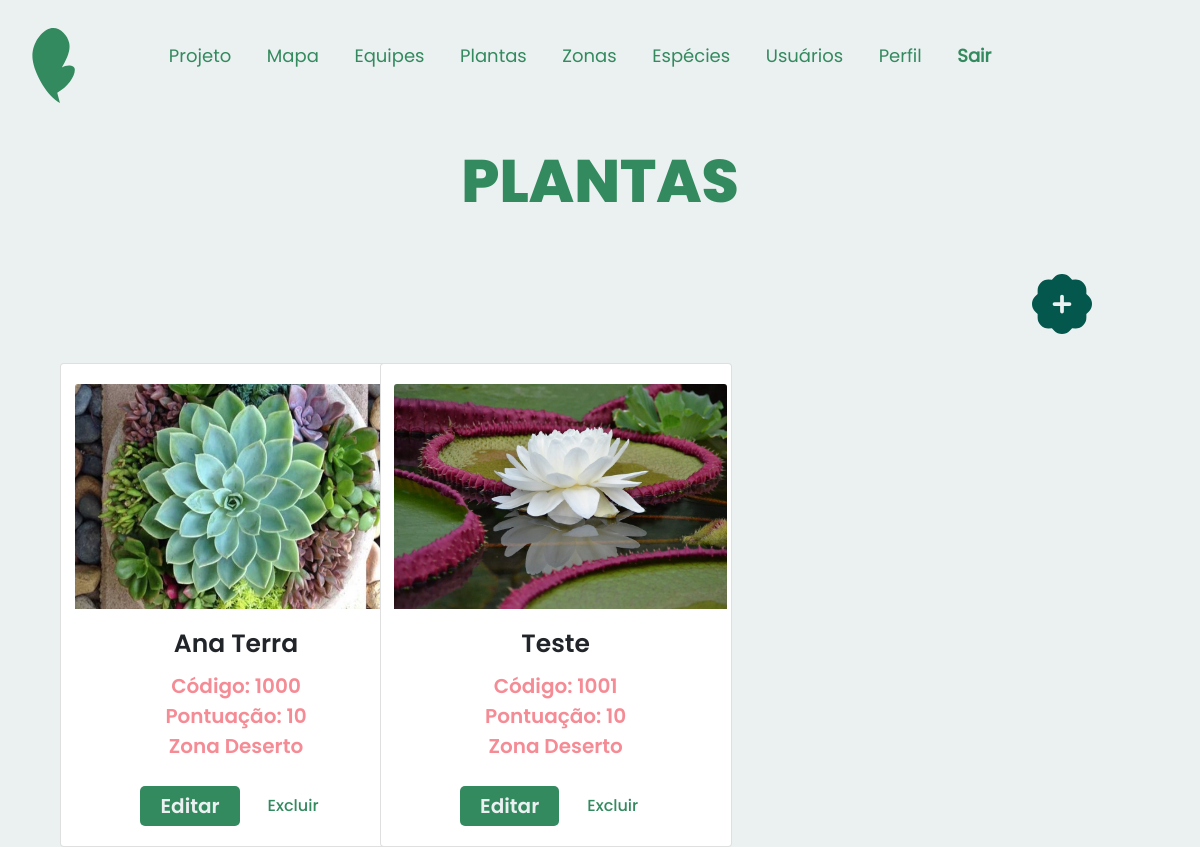
The page /app/views/plantas/listPlantas.php on the database as committed earlier.
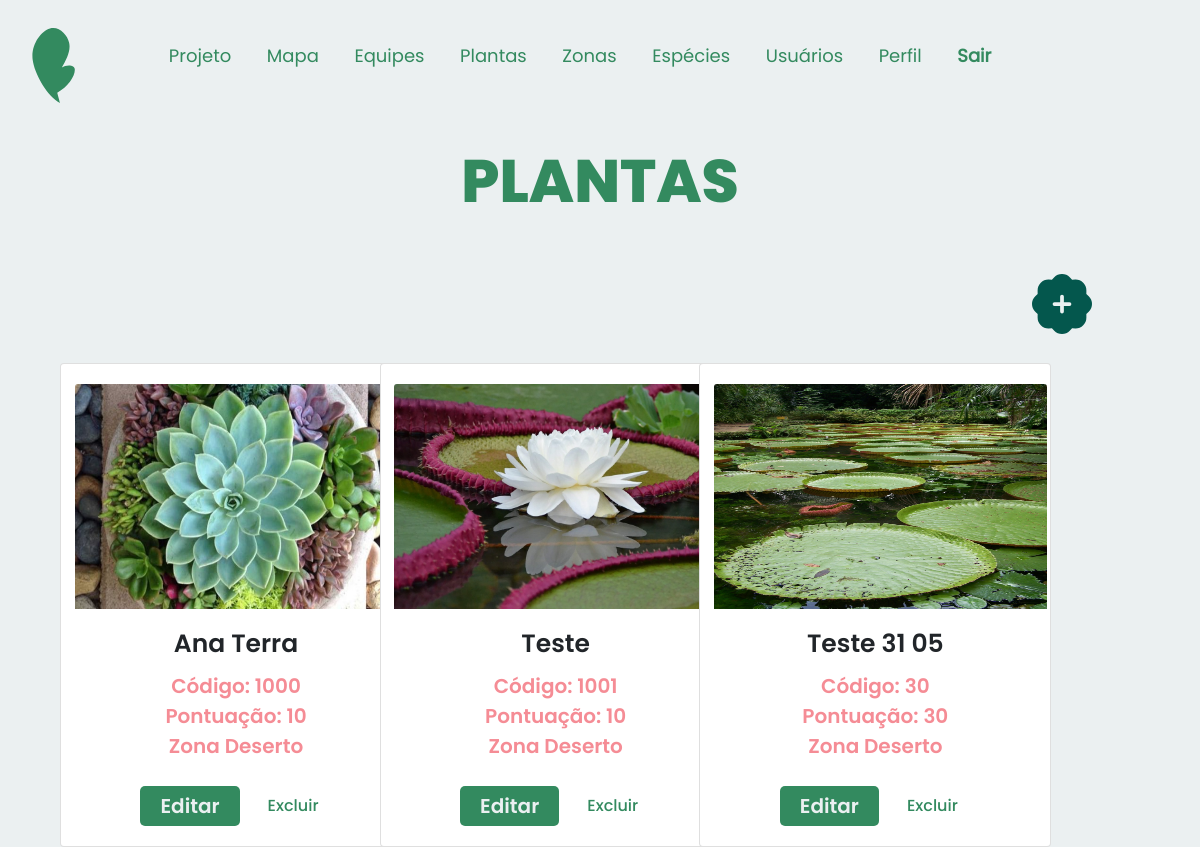
The same page on the database as committed later.
### tables this page shows
CREATE TABLE `planta` (
  `idPlanta` int(11) NOT NULL,
  `idZona` int(11) NOT NULL,
  `idEspecie` int(11) NOT NULL,
  `codNumerico` int(11) NOT NULL,
  `imagemPlanta` varchar(200) NOT NULL,
  `pontuacaoPlanta` int(4) NOT NULL,
  `codQR` varchar(5000) NOT NULL,
  `nomeSocial` varchar(60) NOT NULL,
  `historia` varchar(300) NOT NULL
);

CREATE TABLE `zona` (
  `idZona` int(11) NOT NULL,
  `nomeZona` varchar(60) NOT NULL,
  `qntPlantas` int(11) DEFAULT NULL,
  `pontoZona` int(11) DEFAULT NULL
);

### app/models/PlantaModel.php (called while the page is built, shortened)
<?php
Class Planta {
    private $IdPlanta;
    private $NomeSocial;
    private $Pontos;
    private $CodNumerico;
    private $Especie;
    private $ImagemPlanta;
    private $zona;
    public function getIdPlanta()
    {
        return $this->IdPlanta;
    }
    public function setIdPlanta($IdPlanta)
    {
        $this->IdPlanta = $IdPlanta;
        return $this;
    }
    public function getNomeSocial()
    {
        return $this->NomeSocial;
    }
    public function setNomeSocial($NomeSocial)
    {
        $this->NomeSocial = $NomeSocial;
        return $this;
    }
    public function getCodNumerico()
    {
        return $this->CodNumerico;
    }
    public function setCodNumerico($CodNumerico)
    {
        $this->CodNumerico = $CodNumerico;
        return $this;
    }
    public function getEspecie()
    {
        return $this->Especie;
    }
    public function setEspecie($Especie)
    {
        $this->Especie = $Especie;
        return $this;
    }
    public function getZona()
    {
        return $this->zona;
    }
    public function setZona($zona)
    {
        $this->zona = $zona;
        return $this;
    }
    public function getPontos()
    {
        return $this->Pontos;
    }
    public function setPontos($Pontos)
    {
        $this->Pontos = $Pontos;
        return $this;
    }
    public function getImagemPlanta()
    {
        return $this->ImagemPlanta;
    }
    public function setImagemPlanta($ImagemPlanta)
    {
        $this->ImagemPlanta = $ImagemPlanta;
        return $this;
    }
}

### app/dao/PlantaDAO.php (called while the page is built, shortened)
<?php
include_once(__DIR__."/../models/EspecieModel.php");
include_once(__DIR__."/../models/ZonaModel.php");
include_once(__DIR__."/../models/PlantaModel.php");
class PlantaDAO {
    private function mapPlantas($resultSql) {
            $plantas = array();
            foreach ($resultSql as $reg):
            $planta = new Planta();
            $planta->setIdPlanta($reg['idPlanta']);
            $planta->setNomeSocial($reg['nomeSocial']);
            $planta->setPontos($reg['pontuacaoPlanta']);
            $planta->setImagemPlanta($reg['imagemPlanta']);
            $planta->setCodNumerico($reg['codNumerico']);
            $planta->setPlantaHistoria($reg['historia']);
            $planta->setQrCode($reg['codQR']);
            $especie = new Especie($reg['idEspecie'], $reg['nomePop']);
            $planta->setEspecie($especie);
            $zona = new Zona($reg['idZona'], $reg['nomeZona']);
            $planta->setZona($zona);
            array_push($plantas, $planta);
        endforeach;
        return $plantas;
}
    public function list() {
        $conn = conectar_db();
        $sql = PlantaDAO::SQL_PLANTA .
                " ORDER BY p.nomeSocial";
        $stm = $conn->prepare($sql);
        $stm->execute();
        $result = $stm->fetchAll();
        return $this->mapPlantas($result);
    }
}
?>

### app/controllers/PlantaController.php (called while the page is built, shortened)
<?php
include_once(__DIR__."/../dao/PlantaDAO.php");
class PlantaController {
    private $plantaDAO;
    public function __construct() {
        $this->plantaDAO = new PlantaDAO();
    }
    public function listar() {
        return $this->plantaDAO->list();
    }
}
?>

### app/models/EspecieModel.php (called while the page is built, shortened)
<?php
class Especie {
	private $IdEspecie;
    public function __construct($id="",$nomep="", $nomec="")
    {
        $this->IdEspecie = $id;
    }
	public function getIdEspecie()
	{
		return $this->IdEspecie;
	}
}

### app/models/ZonaModel.php (called while the page is built, shortened)
<?php
class Zona {
    private $NomeZona;
    public function __construct($id="",$nome="", $qntP="", $pontosT=0)
    {
        $this->NomeZona = $nome;
    }
    public function __toString() {
        return $this->NomeZona;
    }
    }
?>

### app/views/plantas/htmlPlanta.php (the view)
<html>
<link rel="stylesheet" href="../css/listPlanta.css">
</html>
<?php
Class PlantaHTML {
    public static function desenhaPlanta($plantas) {
        echo "<div class='container text-center'>";
        echo "<div class='row row-cols-4'>";
        foreach ($plantas as $planta):
            echo "<div class='col-md-4'>";
            echo "<br>";
            echo "<div class='card' style='width: 22rem;'>";
            echo "<a href='visualizarPlanta.php?idp=".$planta->getIdPlanta()."&ide=".$planta->getEspecie()->getIdEspecie()."'><img src='".$planta->getImagemPlanta()."' style='width: 95%; height: 95%;'class='card-img-top mais' alt='...'></a>";
            echo "<div class='card-body'>";
            echo "<h5 class='card-title nome-soc'>". $planta->getNomeSocial() ."</h5>";
            echo "<p class='card-text nome-texto'>Código: ".$planta->getCodNumerico()."<br>Pontuação: ".$planta->getPontos()."<br>".$planta->getZona()."</p>";
            echo "<a href='editarPlanta.php?id=".$planta->getIdPlanta()."' class='btn btn-primary editar'>Editar</a>";
            echo "<a href='deletarPlanta.php?id=".$planta->getIdPlanta()."' onclick='return confirm(\"Confirma a exclusão da Planta?\");' class='btn btn-alert excluir'>Excluir</a>";
            echo "<br>";
            echo "</div>";
            echo "</div>";
            echo "</div>";
        endforeach;
        echo "</div>";
        echo "</div>";
    }
}
?>

Rows that differ between the two databases and show on the page:
added planta: imagemPlanta (picture), nomeSocial "Teste 31 05", codNumerico "30", pontuacaoPlanta "30", idZona.nomeZona "Zona Deserto"
